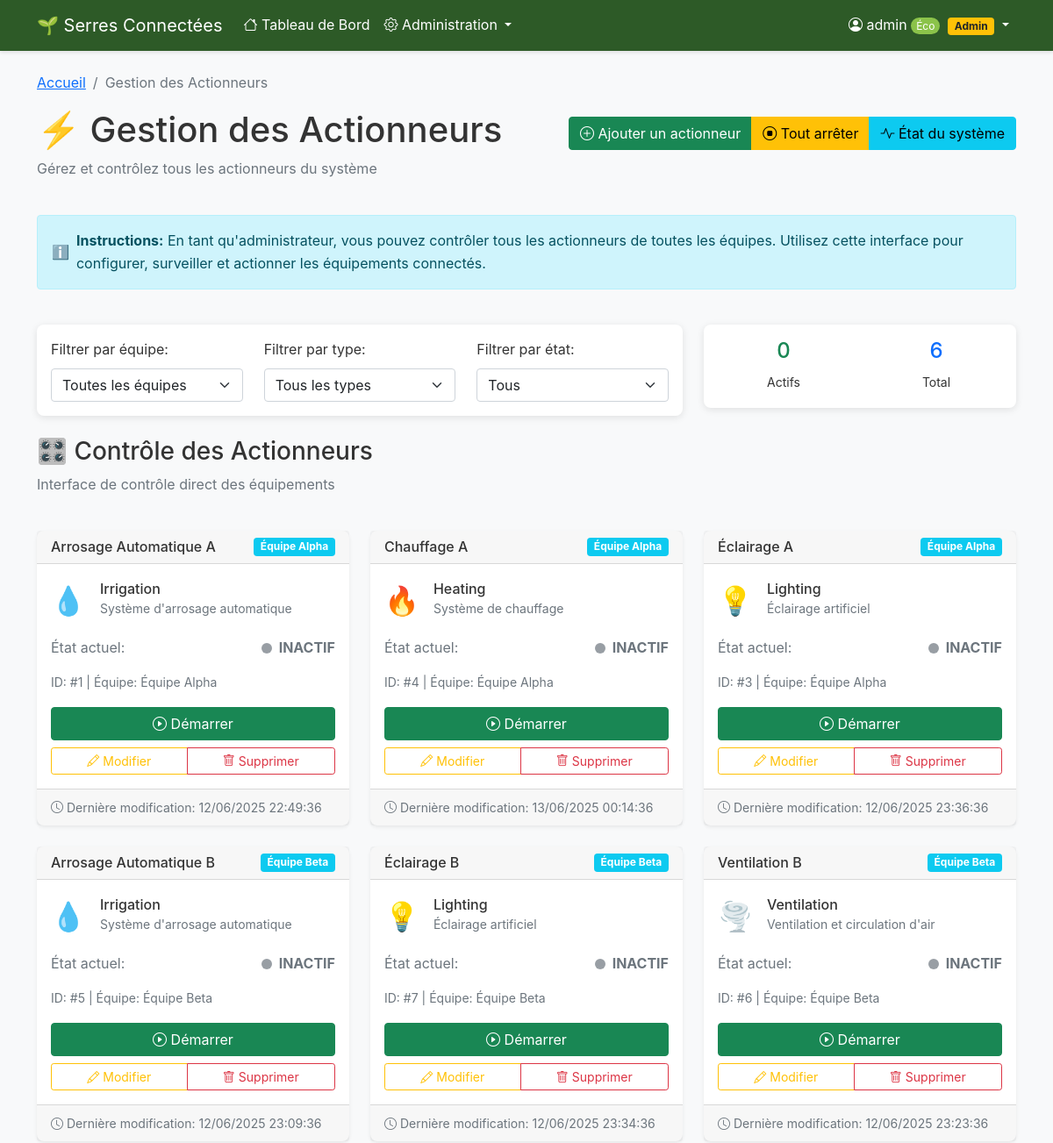
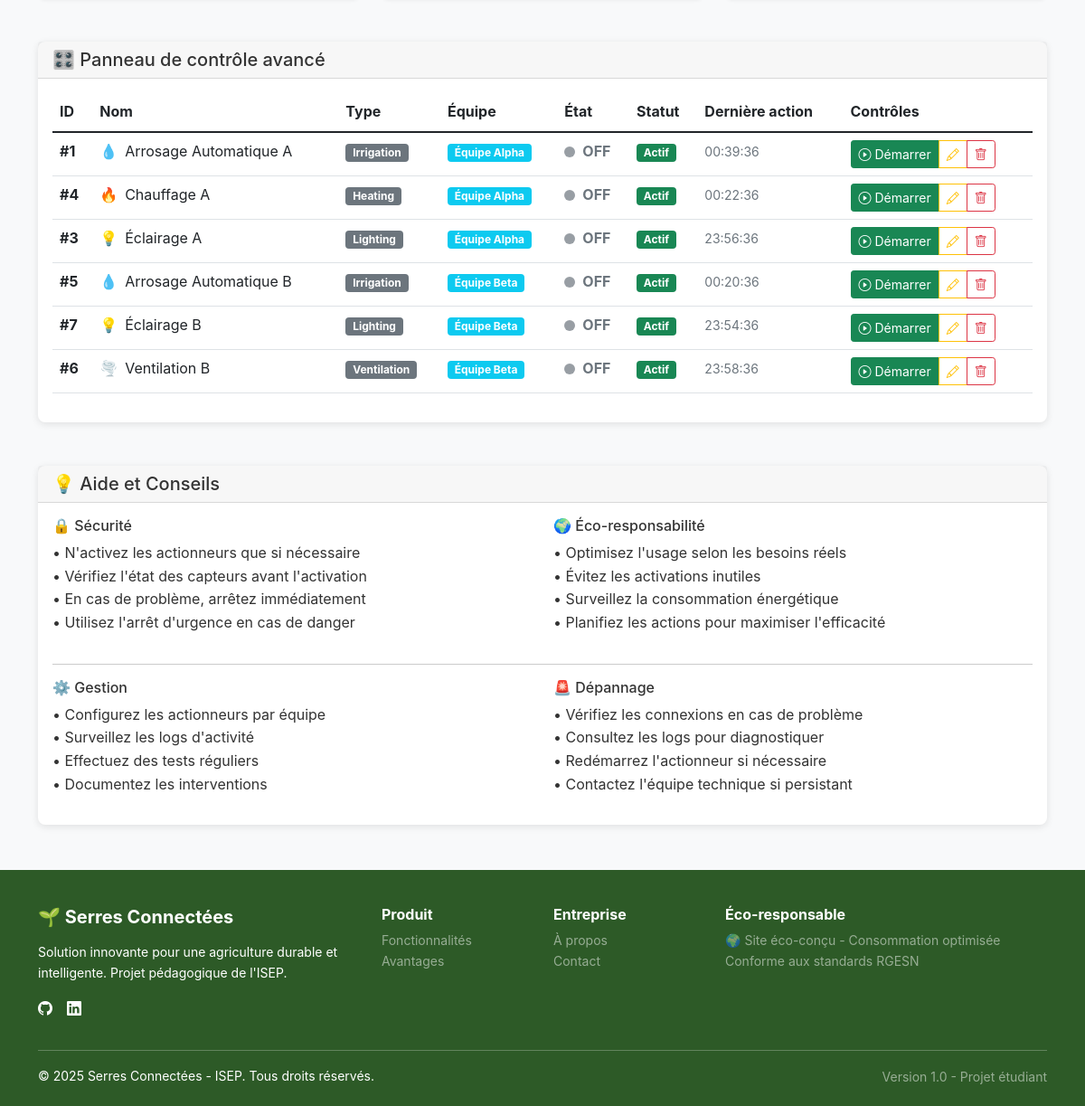
/?controller=actuator&action=manage (signed in), run on the app's committed database (2 pictures, top to bottom).
### tables this page shows
CREATE TABLE `actionneurs` (
  `id` int(11) NOT NULL,
  `nom` varchar(100) NOT NULL,
  `type` varchar(50) NOT NULL,
  `team_id` int(11) DEFAULT 1,
  `is_active` tinyint(1) DEFAULT 1,
  `current_state` tinyint(1) DEFAULT 0,
  `created_at` timestamp NULL DEFAULT current_timestamp()
);

CREATE TABLE `teams` (
  `id` int(11) NOT NULL,
  `name` varchar(100) NOT NULL,
  `greenhouse_sector` varchar(50) NOT NULL
);

### views/actuators/manage.php (the view, shortened to what the rows shown need)
<div class="row mb-4">
    <div class="col-12">
        <div class="d-flex justify-content-between align-items-center">
            <h1>⚡ Gestion des Actionneurs</h1>
        </div>
    </div>
</div>
<div class="row mb-4">
    <div class="col-md-4">
        <div class="card">
            <div class="card-body">
                <div class="row text-center">
                    <div class="col-6">
                        <h4 class="text-success" id="activeCount">
                            <?= count(array_filter($actuators, function($a) { return $a['current_state']; })) ?>
                        </h4>
                        <small>Actifs</small>
                    </div>
                </div>
            </div>
        </div>
    </div>
</div>
<div class="row">
    <?php if (empty($actuators)): ?>
        <div class="col-12">
            <div class="alert alert-warning">
                <h5>Aucun actionneur disponible</h5>
                <p>
                    Aucun actionneur n'a été configuré.
                    <button class="btn btn-primary" data-bs-toggle="modal" data-bs-target="#addActuatorModal">
                        Ajoutez-en un maintenant
                    </button>.
                </p>
            </div>
        </div>
    <?php else: ?>
        <?php foreach ($actuators as $actuator): ?>
            <div class="col-lg-4 col-md-6 mb-4 actuator-card"
                 data-team="<?= $actuator['team_id'] ?>"
                 data-type="<?= $actuator['type'] ?>"
                 data-state="<?= $actuator['current_state'] ?>">
                <div class="card h-100 shadow-sm">
                    <div class="card-header d-flex justify-content-between align-items-center">
                        <h6 class="mb-0"><?= htmlspecialchars($actuator['name']) ?></h6>
                        <span class="badge bg-info"><?= htmlspecialchars($actuator['team_name'] ?? 'Équipe 1') ?></span>
                    </div>
                    <div class="card-body">
                        <div class="d-flex align-items-center mb-3">
                            <?php
                            $icon = '';
                            $description = '';
                            switch ($actuator['type']) {
                                case 'irrigation':
                                    $icon = '💧';
                                    $description = 'Système d\'arrosage automatique';
                                    break;
                                case 'ventilation':
                                    $icon = '🌪️';
                                    $description = 'Ventilation et circulation d\'air';
                                    break;
                                case 'heating':
                                    $icon = '🔥';
                                    $description = 'Système de chauffage';
                                    break;
                                case 'lighting':
                                    $icon = '💡';
                                    $description = 'Éclairage artificiel';
                                    break;
                            }
                            ?>
                            <span class="me-3" style="font-size: 2rem;"><?= $icon ?></span>
                            <div>
                                <h6 class="mb-0"><?= ucfirst($actuator['type']) ?></h6>
                                <small class="text-muted"><?= $description ?></small>
                            </div>
                        </div>
                        <div class="mb-3">
                            <div class="d-flex align-items-center justify-content-between">
                                <span class="text-muted">État actuel:</span>
                                <div class="d-flex align-items-center">
                                    <span class="status-indicator <?= $actuator['current_state'] ? 'status-on' : 'status-off' ?> me-2" id="status-<?= $actuator['id'] ?>"></span>
                                    <strong class="<?= $actuator['current_state'] ? 'text-success' : 'text-secondary' ?>" id="state-text-<?= $actuator['id'] ?>">
                                        <?= $actuator['current_state'] ? 'ACTIF' : 'INACTIF' ?>
                                    </strong>
                                </div>
                            </div>
                        </div>
                        <div class="mb-3">
                            <small class="text-muted d-block">
                                ID: #<?= $actuator['id'] ?> |
                                Équipe: <?= htmlspecialchars($actuator['team_name'] ?? 'Équipe 1') ?>
                            </small>
                        </div>
                        <div class="d-grid gap-2">
                            <?php if ($actuator['current_state']): ?>
                                <button
                                    class="btn btn-danger"
                                    id="toggle-btn-<?= $actuator['id'] ?>"
                                    data-actuator-id="<?= $actuator['id'] ?>"
                                    onclick="toggleActuator(<?= $actuator['id'] ?>, 'OFF')"
                                    <?= !$actuator['is_active'] ? 'disabled' : '' ?>>
                                    <i class="bi bi-stop-circle"></i> Arrêter
                                </button>
                            <?php else: ?>
                                <button
                                    class="btn btn-success"
                                    id="toggle-btn-<?= $actuator['id'] ?>"
                                    data-actuator-id="<?= $actuator['id'] ?>"
                                    onclick="toggleActuator(<?= $actuator['id'] ?>, 'ON')"
                                    <?= !$actuator['is_active'] ? 'disabled' : '' ?>>
                                    <i class="bi bi-play-circle"></i> Démarrer
                                </button>
                            <?php endif; ?>
                            <div class="btn-group" role="group">
                                <button class="btn btn-outline-warning btn-sm"
                                        onclick="editActuator(<?= $actuator['id'] ?>)" title="Modifier">
                                    <i class="bi bi-pencil"></i> Modifier
                                </button>
                                <button class="btn btn-outline-danger btn-sm"
                                        onclick="deleteActuator(<?= $actuator['id'] ?>, '<?= htmlspecialchars($actuator['name']) ?>')" title="Supprimer">
                                    <i class="bi bi-trash"></i> Supprimer
                                </button>
                            </div>
                        </div>
                    </div>
                    <div class="card-footer text-muted">
                        <small>
                            <i class="bi bi-clock"></i>
                            Dernière modification: <span id="last-update-<?= $actuator['id'] ?>">Inconnue</span>
                        </small>
                    </div>
                </div>
            </div>
        <?php endforeach; ?>
    <?php endif; ?>
</div>
<div class="row mt-4">
    <div class="col-12">
        <div class="card">
            <div class="card-body">
                <div class="table-responsive">
                    <table class="table table-hover" id="actuatorsTable">
                        <thead>
                            <tr>
                                <th>ID</th>
                                <th>Nom</th>
                                <th>Type</th>
                                <th>Équipe</th>
                                <th>État</th>
                                <th>Statut</th>
                                <th>Dernière action</th>
                                <th>Contrôles</th>
                            </tr>
                        </thead>
                        <tbody>
                            <?php foreach ($actuators as $actuator): ?>
                                <tr class="actuator-row" id="actuator-row-<?= $actuator['id'] ?>">
                                    <td><strong>#<?= $actuator['id'] ?></strong></td>
                                    <td>
                                        <div class="d-flex align-items-center">
                                            <?php
                                            $icon = '';
                                            switch ($actuator['type']) {
                                                case 'irrigation': $icon = '💧'; break;
                                                case 'ventilation': $icon = '🌪️'; break;
                                                case 'heating': $icon = '🔥'; break;
                                                case 'lighting': $icon = '💡'; break;
                                            }
                                            ?>
                                            <span class="me-2"><?= $icon ?></span>
                                            <?= htmlspecialchars($actuator['name']) ?>
                                        </div>
                                    </td>
                                    <td>
                                        <span class="badge bg-secondary">
                                            <?= ucfirst($actuator['type']) ?>
                                        </span>
                                    </td>
                                    <td>
                                        <span class="badge bg-info">
                                            <?= htmlspecialchars($actuator['team_name'] ?? 'Non assignée') ?>
                                        </span>
                                    </td>
                                    <td>
                                        <div class="d-flex align-items-center">
                                            <span class="status-indicator <?= $actuator['current_state'] ? 'status-on' : 'status-off' ?> me-2"></span>
                                            <strong class="<?= $actuator['current_state'] ? 'text-success' : 'text-secondary' ?>">
                                                <?= $actuator['current_state'] ? 'ON' : 'OFF' ?>
                                            </strong>
                                        </div>
                                    </td>
                                    <td>
                                        <span class="badge bg-<?= $actuator['is_active'] ? 'success' : 'secondary' ?>">
                                            <?= $actuator['is_active'] ? 'Actif' : 'Inactif' ?>
                                        </span>
                                    </td>
                                    <td>
                                        <small class="text-muted" id="last-action-<?= $actuator['id'] ?>">
                                        </small>
                                    </td>
                                    <td>
                                        <div class="btn-group btn-group-sm">
                                            <?php if ($actuator['is_active']): ?>
                                                <button class="btn <?= $actuator['current_state'] ? 'btn-danger' : 'btn-success' ?>"
                                                        onclick="toggleActuator(<?= $actuator['id'] ?>, '<?= $actuator['current_state'] ? 'OFF' : 'ON' ?>')">
                                                    <i class="bi bi-<?= $actuator['current_state'] ? 'stop' : 'play' ?>-circle"></i>
                                                    <?= $actuator['current_state'] ? 'Arrêter' : 'Démarrer' ?>
                                                </button>
                                            <?php else: ?>
                                                <button class="btn btn-secondary btn-sm" disabled>
                                                    <i class="bi bi-ban"></i> Désactivé
                                                </button>
                                            <?php endif; ?>
                                            <button class="btn btn-outline-warning btn-sm"
                                                    onclick="editActuator(<?= $actuator['id'] ?>)" title="Modifier">
                                                <i class="bi bi-pencil"></i>
                                            </button>
                                            <button class="btn btn-outline-danger btn-sm"
                                                    onclick="deleteActuator(<?= $actuator['id'] ?>, '<?= htmlspecialchars($actuator['name']) ?>')" title="Supprimer">
                                                <i class="bi bi-trash"></i>
                                            </button>
                                        </div>
                                    </td>
                                </tr>
                            <?php endforeach; ?>
                        </tbody>
                    </table>
                </div>
            </div>
        </div>
    </div>
</div>

### data on the page
actionneurs: current_state "0", nom "Arrosage Automatique A", team.name "Équipe Alpha", type "💧", type "Irrigation", type "Système d'arrosage automatique", shows "INACTIF", id "1", shows "OFF", is_active "Actif", shows "Démarrer"
actionneurs: nom "Chauffage A", team.name "Équipe Alpha", type "🔥", type "Heating", type "Système de chauffage", current_state 0 (drawn), id "4", is_active "Actif"
actionneurs: nom "Éclairage A", team.name "Équipe Alpha", type "💡", type "Lighting", type "Éclairage artificiel", current_state 0 (drawn), id "3", is_active "Actif"
actionneurs: nom "Arrosage Automatique B", team.name "Équipe Beta", type "💧", type "Irrigation", type "Système d'arrosage automatique", current_state 0 (drawn), id "5", is_active "Actif"
actionneurs: nom "Éclairage B", team.name "Équipe Beta", type "💡", type "Lighting", type "Éclairage artificiel", current_state 0 (drawn), id "7", is_active "Actif"
actionneurs: nom "Ventilation B", team.name "Équipe Beta", type "🌪️", type "Ventilation", type "Ventilation et circulation d'air", current_state 0 (drawn), id "6", is_active "Actif"

### other printed values
$_SESSION['username'] "admin"
count($actuators) "6"
